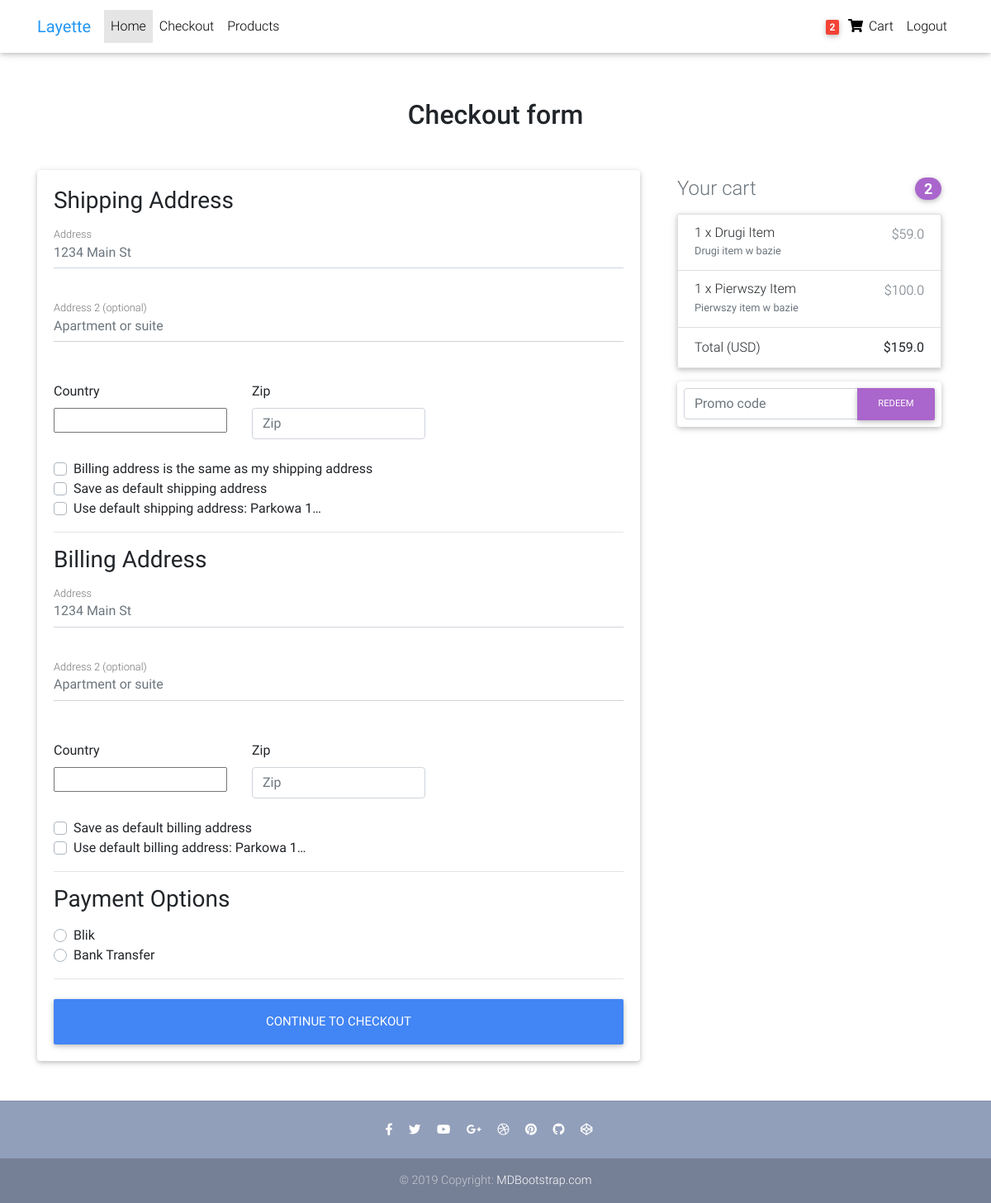
/checkout/ (signed in), run on an earlier commit of the app's database.
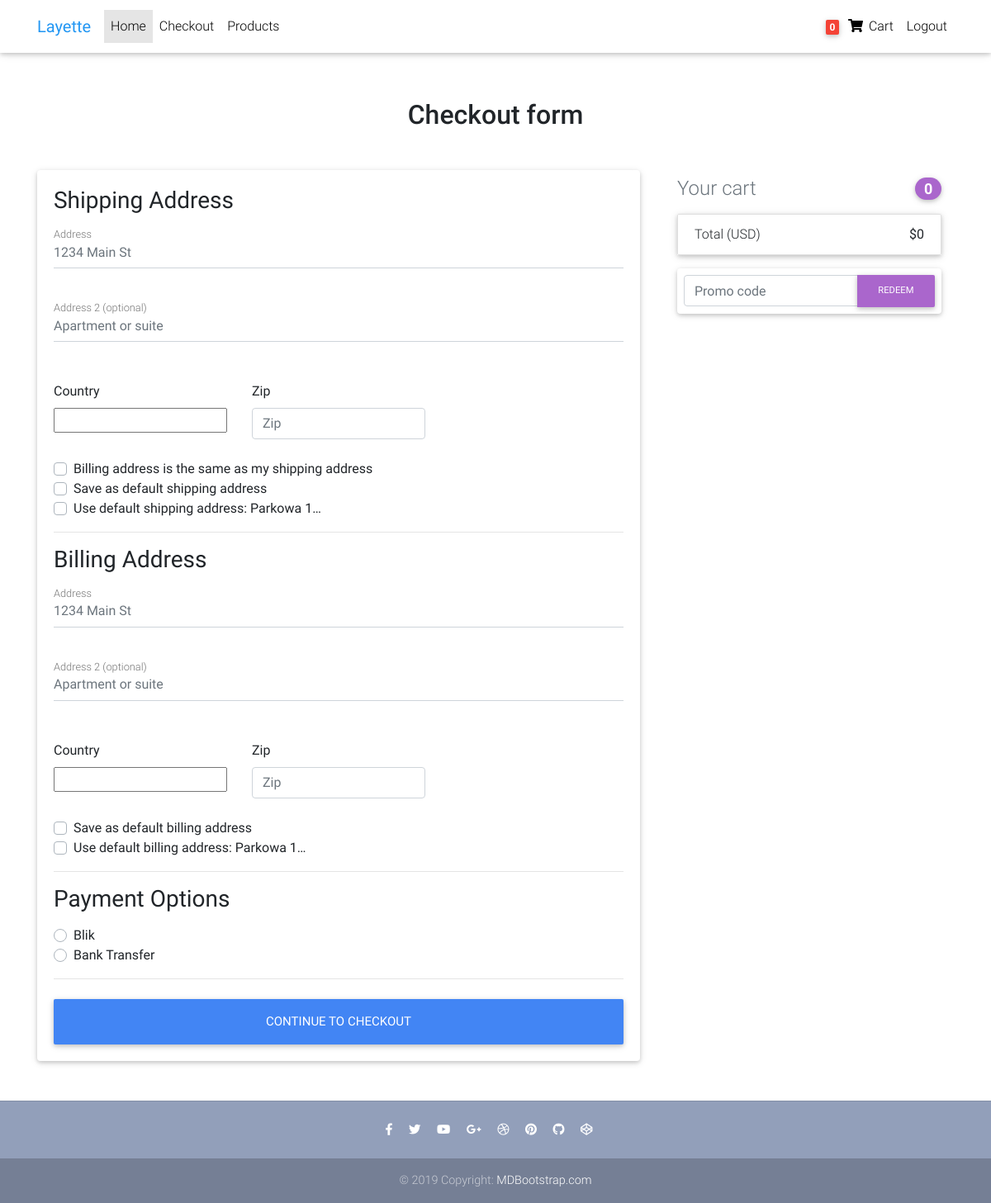
And on a later commit of the database.
### shop_app/models.py (models this page shows, shortened)
class Order(models.Model):
    user = models.ForeignKey(settings.AUTH_USER_MODEL,
                             on_delete=models.CASCADE)
    ref_code = models.CharField(max_length=20)
    items = models.ManyToManyField(OrderItem)
    start_date = models.DateTimeField(auto_now_add=True)
    ordered_date = models.DateTimeField()
    ordered = models.BooleanField(default=False)
    billing_address = models.ForeignKey(
        'Address', related_name='billing_address', on_delete=models.SET_NULL, blank=True, null=True)
    shipping_address = models.ForeignKey(
        'Address', related_name='shipping_address', on_delete=models.SET_NULL, blank=True, null=True)
    payment = models.ForeignKey(
        'Payment', on_delete=models.SET_NULL, blank=True, null=True
    )
    coupon = models.ForeignKey(
        'Coupon', on_delete=models.SET_NULL, blank=True, null=True
    )
    being_delivered = models.BooleanField(default=False)
    received = models.BooleanField(default=False)
    refund_requested = models.BooleanField(default=False)
    refund_granted = models.BooleanField(default=False)
    def get_total(self):
        total = 0
        for order_item in self.items.all():
            total += order_item.get_final_price()
        if self.coupon:
            total -= self.coupon.amount
        return total

class OrderItem(models.Model):
    user = models.ForeignKey(settings.AUTH_USER_MODEL,
                             on_delete=models.CASCADE)
    ordered = models.BooleanField(default=False)
    item = models.ForeignKey(Item, on_delete=models.CASCADE)
    quantity = models.IntegerField(default=1)
    def get_total_item_price(self):
        return self.quantity * self.item.price
    def get_final_price(self):
        if self.item.discount_price:
            return self.get_total_discount_item_price()
        return self.get_total_item_price()

class Item(models.Model):
    title = models.CharField(_('Title'), max_length=100)
    price = models.FloatField(_('Price'),)
    discount_price = models.FloatField(_('Discount price'),blank=True, null=True)
    category = models.CharField(_('Category'),choices=CATEGORY_CHOICES, max_length=2)
    label = models.CharField(_('Label'), choices=LABEL_CHOICES, max_length=1)
    slug = models.SlugField()
    description = models.TextField(_('Description'),)
    image = models.ImageField(_('Image'),)

### shop_app/views.py (the view, shortened to what this page needs)
# urls.py: path('checkout/', CheckoutView.as_view(), name='checkout'),
class CheckoutView(View):
    def get(self, *args, **kwargs):
        form = CheckoutForm()
        try:
            order = Order.objects.get(user=self.request.user, ordered=False)
            context = {
                'form': form,
                'couponform': CouponForm(),
                'order': order,
                'DISPLAY_COUPON_FORM': True,
            }
            shipping_address_qs = Address.objects.filter(
                user=self.request.user,
                address_type = 'S',
                default=True,
            )
            if shipping_address_qs.exists():
                context.update({'default_shipping_address':shipping_address_qs[0]})
            billing_address_qs = Address.objects.filter(
                user=self.request.user,
                address_type = 'B',
                default=True,
            )
            if billing_address_qs.exists():
                context.update({'default_billing_address':billing_address_qs[0]})
            return render(self.request, 'checkout.html', context)
        except ObjectDoesNotExist:
            messages.info(self.request, "You dont have active order")
            return redirect("shop_app:checkout")

### shop_app/forms.py
class CouponForm(forms.Form):
    code = forms.CharField(widget=forms.TextInput(attrs={
        'class': 'form-control',
        'placeholder': 'Promo code',
        'aria-label' : "Recipient's username",
        'aria-describedby' : "basic-addon2",
    }))

### shop_app/templatetags/cart_template_tags.py (called while the page is built)
@register.filter
def cart_item_count(user):
    if user.is_authenticated:
        qs = Order.objects.filter(user=user, ordered=False)
        if qs.exists():
            return qs[0].items.count()
    return 0

### templates/checkout.html (shortened to what the changed rows need)
{% extends 'base.html' %}
{% load crispy_forms_tags %}
{% block content %}
  <main>
    <div class="container wow fadeIn">
      <h2 class="my-5 h2 text-center">Checkout form</h2>
      <div class="row">
        <div class="col-md-8 mb-4">
          <div class="card">
            <form method="POST" class="card-body">
              <div class="d-block my-3">
                {% for value, name in form.fields.payment_option.choices %}
                <div class="custom-control custom-radio">
                  <label class="custom-control-label" for="{{ name }}">{{ name }}</label>
                </div>
                {% endfor %}
              </div>
            </form>
          </div>
        </div>
        <div class="col-md-4 mb-4">
          {% include "order_sinppet.html" %}
        </div>
      </div>
    </div>
  </main>
{% endblock content %}

### templates/navbar.html (shortened to what this page needs)
{% load cart_template_tags %}
<nav class="navbar fixed-top navbar-expand-lg navbar-light white scrolling-navbar">
    <div class="container">
        <a class="navbar-brand waves-effect" href="{% url 'shop_app:home' %}" target="_blank">
            <strong class="blue-text">Layette</strong>
        </a>
        <div class="collapse navbar-collapse" id="navbarSupportedContent">
            <ul class="navbar-nav mr-auto">
                <li class="nav-item active">
                    <a class="nav-link waves-effect" href="/">Home
                    </a>
                </li>
                <li class="nav-item">
                    <a class="nav-link waves-effect" href="/checkout" target="_blank">Checkout</a>
                </li>
                <li class="nav-item">
                    <a class="nav-link waves-effect" href="/products"
                       target="_blank">Products</a>
                </li>
            </ul>
            {% if request.user.is_authenticated %}
            <ul class="navbar-nav nav-flex-icons">
                <li class="nav-item">
                    <a href="{% url 'shop_app:order-summary' %}" class="nav-link waves-effect">
                        <span class="badge red z-depth-1 mr-1"> {{ request.user|cart_item_count }} </span>
                        <i class="fas fa-shopping-cart"></i>
                        <span class="clearfix d-none d-sm-inline-block"> Cart </span>
                    </a>
                </li>
                <li class="nav-item">
                    <a href="{% url 'account_logout' %}" class="nav-link waves-effect">
                        <span class="clearfix d-none d-sm-inline-block">Logout</span>
                    </a>
                </li>
            </ul>
            {% endif %}
        </div>
    </div>
</nav>

### templates/order_sinppet.html (shortened to what this page needs)
<div class="col-md-12 mb-4 mt-2">
    <h4 class="d-flex justify-content-between align-items-center mb-3">
    <span class="text-muted">Your cart</span>
    <span class="badge badge-secondary badge-pill">{{ order.items.count }}</span>
    </h4>
    <ul class="list-group mb-3 z-depth-1">
    {% for order_item in order.items.all %}
    <li class="list-group-item d-flex justify-content-between lh-condensed">
        <div>
        <h6 class="my-0">{{ order_item.quantity }} x {{ order_item.item.title}}</h6>
        <small class="text-muted">{{ order_item.item.description}}</small>
        </div>
        <span class="text-muted">${{ order_item.get_final_price }}</span>
    </li>
    {% endfor %}
    <li class="list-group-item d-flex justify-content-between">
        <span>Total (USD)</span>
        <strong>${{ order.get_total }}</strong>
    </li>
    </ul>
    {% if DISPLAY_COUPON_FORM %}
    <form class="card p-2" action="{% url 'shop_app:add-coupon' %}" method="POST">
        <div class="input-group">
            {{ couponform.code }}
            <div class="input-group-append">
                <button class="btn btn-secondary btn-md waves-effect m-0" type="submit">Redeem</button>
            </div>
        </div>
    </form>
    {% endif %}
</div>

What changed in the data, as far as the page shows it:
removed OrderItem: quantity "1", item "Drugi Item", item.description "Drugi item w bazie", get_final_price "59.0"
removed OrderItem: quantity "1", item "Pierwszy Item", item.description "Pierwszy item w bazie", get_final_price "100.0"
computed for Order: items.count "2" → "0"; get_total "159.0" → "0"
Also different on the page:
{{ request.user|cart_item_count }}: "2" → "0"
